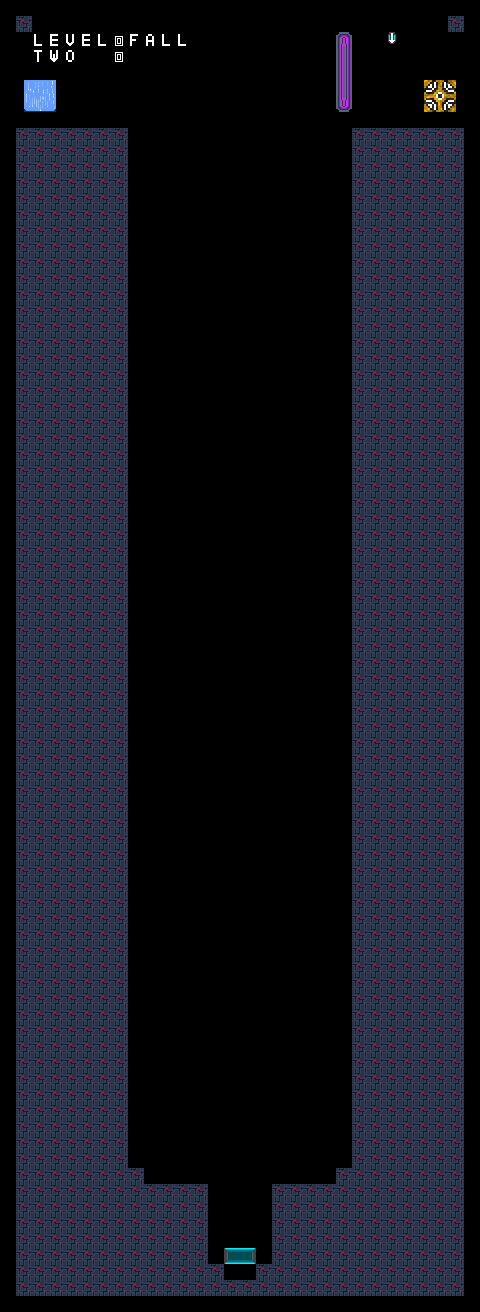

Below is a game level as drawn by its tile map, then a one-line description and the .tmx that defines it (tile-layer data replaced by summaries):
An orthogonal 30x82 tile map with 16x16 px tiles, 4 tile layers (Gw_rose_open, Gw_rose, Filling, IO), 10 hidden layers not drawn, 11 tilesets and 3 objects (2x up, down).

<map version="1.10" tiledversion="1.10.2" orientation="orthogonal" renderorder="right-down" width="30" height="82" tilewidth="16" tileheight="16" infinite="0" nextlayerid="23" nextobjectid="4">
 <properties>
  <property name="Name" value="Fall" />
 </properties>
 <tileset firstgid="1" source="../tilesets/01_utilities.tsx" />
 <tileset firstgid="3" source="../tilesets/02_portal.tsx" />
 <tileset firstgid="27" source="../tilesets/03_futuristic_city.tsx" />
 <tileset firstgid="51" source="../tilesets/04_gravity_switch.tsx" />
 <tileset firstgid="67" source="../tilesets/05_gravity_flow.tsx" />
 <tileset firstgid="79" source="../tilesets/06_wall_of_death.tsx" />
 <tileset firstgid="95" source="../tilesets/07_gravity_walls.tsx" />
 <tileset firstgid="143" source="../tilesets/08_gravity_walls_open.tsx" />
 <tileset firstgid="191" source="../tilesets/09_arrow.tsx" />
 <tileset firstgid="195" source="../tilesets/10_alpha.tsx" />
 <tileset firstgid="225" source="../tilesets/11_alpha_key.tsx" />
 <objectgroup id="12" name="gravity_walls" locked="1">
  <object id="3" type="up" x="336" y="32" width="16" height="80" />
 </objectgroup>
 <objectgroup id="9" name="gravity_switch" locked="1">
  <object id="1" type="up" x="224" y="1247" width="32" height="16">
   <properties>
    <property name="height" type="int" value="16" />
    <property name="width" type="int" value="32" />
   </properties>
  </object>
  <object id="2" type="down" x="388" y="32" width="8" height="12">
   <properties>
    <property name="height" type="int" value="12" />
    <property name="width" type="int" value="8" />
   </properties>
  </object>
 </objectgroup>
 <layer id="22" name="Gw_orange_open" width="30" height="82" visible="0" locked="1">
  <data>[2460 cells, 0 non-empty, 0 distinct tile ids]</data>
 </layer>
 <layer id="21" name="Gw_green_open" width="30" height="82" visible="0" locked="1">
  <data>[2460 cells, 0 non-empty, 0 distinct tile ids]</data>
 </layer>
 <layer id="19" name="Gw_rose_open" width="30" height="82" locked="1">
  <data>[2460 cells, 5 non-empty, 3 distinct tile ids]</data>
 </layer>
 <layer id="20" name="Gw_blue_open" width="30" height="82" visible="0" locked="1">
  <data>[2460 cells, 0 non-empty, 0 distinct tile ids]</data>
 </layer>
 <layer id="16" name="Gw_orange" width="30" height="82" visible="0" locked="1">
  <data>[2460 cells, 0 non-empty, 0 distinct tile ids]</data>
 </layer>
 <layer id="15" name="Gw_green" width="30" height="82" visible="0" locked="1">
  <data>[2460 cells, 0 non-empty, 0 distinct tile ids]</data>
 </layer>
 <layer id="14" name="Gw_rose" width="30" height="82" locked="1">
  <data>[2460 cells, 5 non-empty, 2 distinct tile ids]</data>
 </layer>
 <layer id="13" name="Gw_blue" width="30" height="82" visible="0" locked="1">
  <data>[2460 cells, 0 non-empty, 0 distinct tile ids]</data>
 </layer>
 <layer id="11" name="Decoration" class="visible" width="30" height="82" visible="0" locked="1">
  <data>[2460 cells, 0 non-empty, 0 distinct tile ids]</data>
 </layer>
 <layer id="10" name="Filling" class="visible" width="30" height="82" locked="1">
  <data>[2460 cells, 1119 non-empty, 13 distinct tile ids]</data>
 </layer>
 <layer id="8" name="Collision" width="30" height="82" visible="0" locked="1">
  <data>[2460 cells, 200 non-empty, 8 distinct tile ids]</data>
 </layer>
 <layer id="5" name="Wall_of_death" width="30" height="82" visible="0" locked="1">
  <data>[2460 cells, 0 non-empty, 0 distinct tile ids]</data>
 </layer>
 <layer id="2" name="Border" width="30" height="82" visible="0" locked="1">
  <data>[2460 cells, 216 non-empty, 1 distinct tile ids]</data>
 </layer>
 <layer id="1" name="IO" width="30" height="82" locked="1">
  <data>[2460 cells, 12 non-empty, 12 distinct tile ids]</data>
 </layer>
</map>
